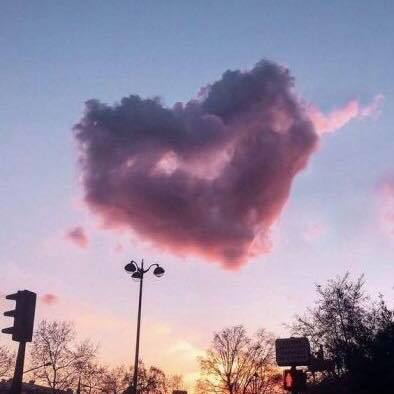
#> input picture love.jpg, 394 x 394 px
$ python 'min filter.py'
#> lines starting #> are read from the running program, lines starting #| are printed output that depends on the picture
import cv2
import numpy as np

# Load image
img = cv2.imread('love.jpg')
#> img is the input picture: shape (394, 394, 3); mean B, G, R 164.8, 143.2, 156.2

# Convert image to grayscale
gray_img = cv2.cvtColor(img, cv2.COLOR_BGR2GRAY)
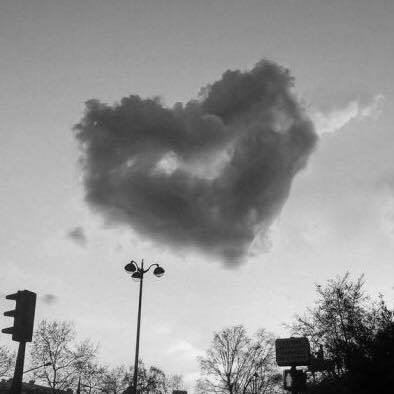
#> gray_img: shape (394, 394); min 1, max 251, mean 149.5

# Define kernel size for min filter
kernel_size = 3

# Apply min filter
kernel = np.ones((kernel_size, kernel_size), np.uint8)
min_img = cv2.erode(gray_img, kernel)
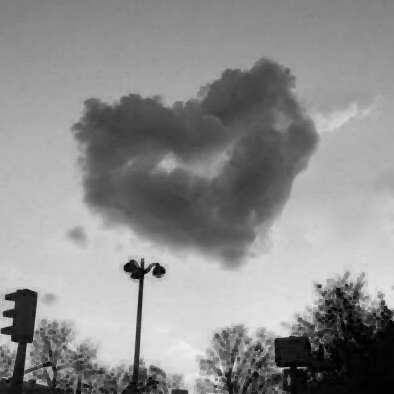
#> min_img: shape (394, 394); min 1, max 239, mean 141.3

# Display original and filtered image
cv2.imshow('Original Image', gray_img)
cv2.imshow('Min Filtered Image', min_img)
cv2.waitKey(0)
cv2.destroyAllWindows()
